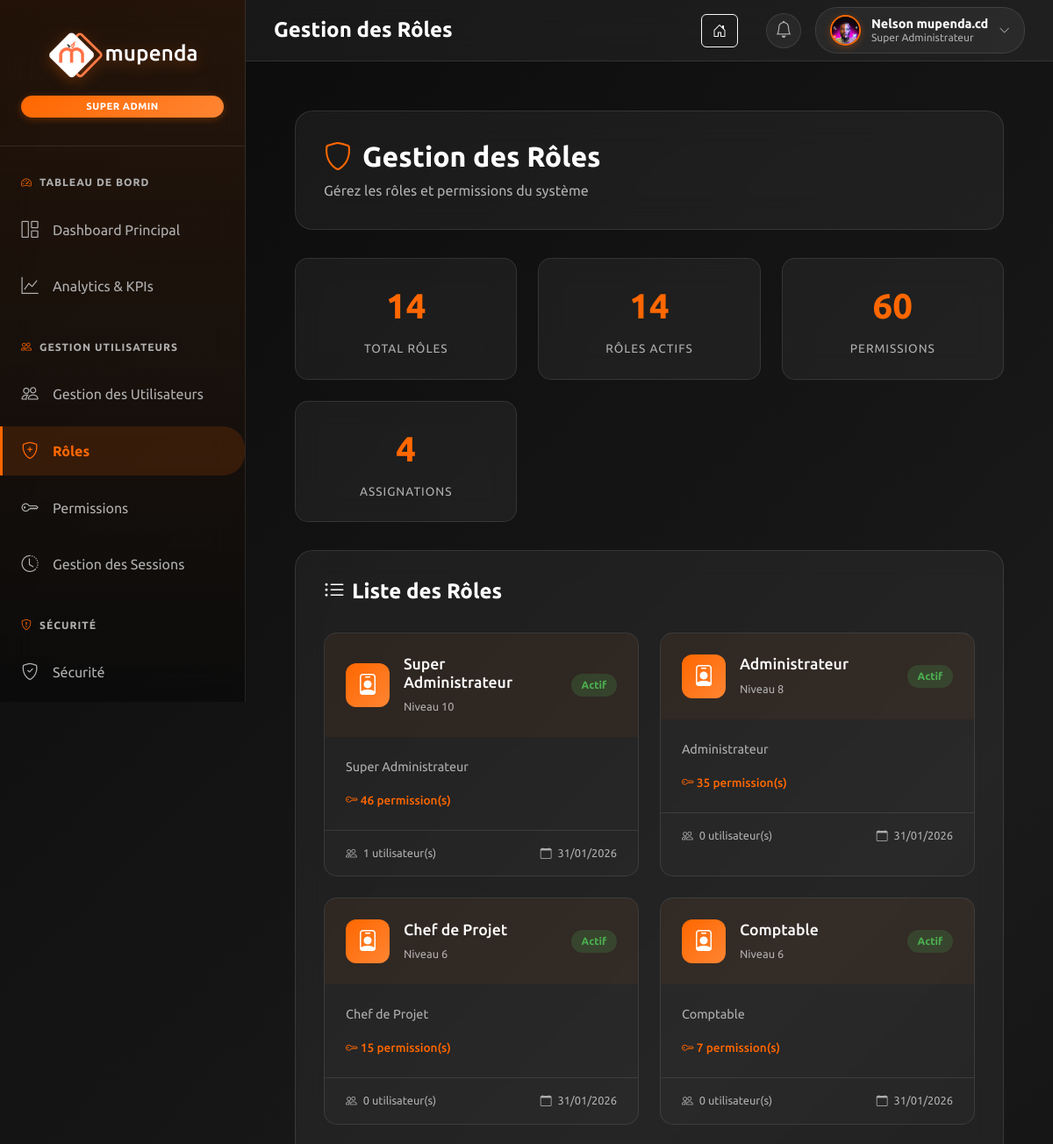
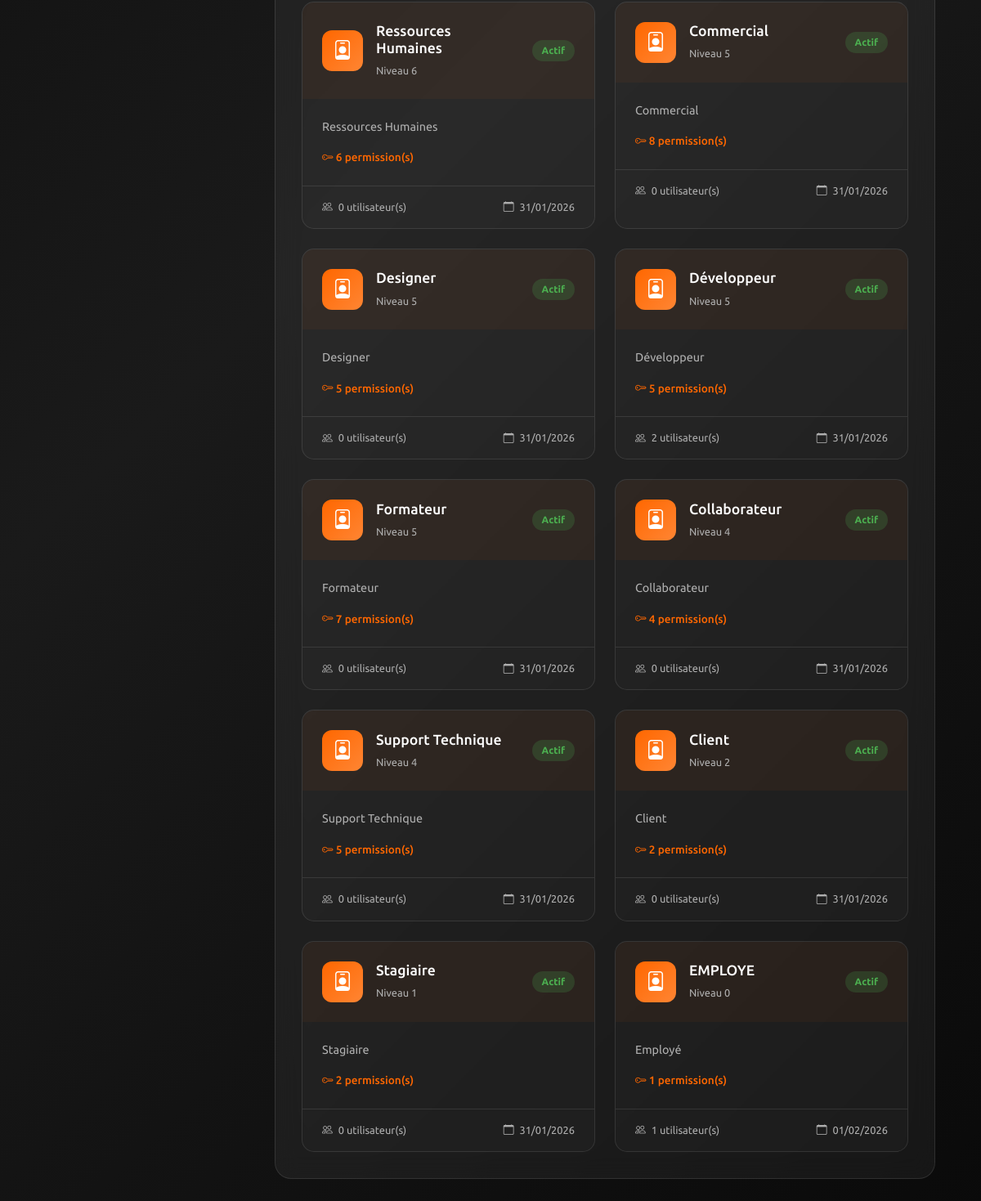
The page /dashboard/super-admin/roles/ (signed in) on the database its author committed (2 pictures, top to bottom).
### MupendaApp/models.py (models this page shows, shortened)
class CustomUser(AbstractUser):
    is_administrateur = models.BooleanField(default=False)
    is_utilisateur = models.BooleanField(default=True)
    photo_profil = models.ImageField(upload_to="static/images", blank=True, null=True)
    telephone = models.CharField(max_length=20, blank=True, null=True)
    date_embauche = models.DateField(blank=True, null=True)
    est_actif = models.BooleanField(default=True)
    derniere_connexion = models.DateTimeField(blank=True, null=True)
    tentative_echec = models.IntegerField(default=0)
    bloque_jusqua = models.DateTimeField(blank=True, null=True)
    pref_email_notifications = models.BooleanField(default=True, verbose_name="Notifications par email")
    pref_dark_mode = models.BooleanField(default=False, verbose_name="Mode sombre")
    def is_super_admin(self):
        return self.user_roles.filter(
            role__nom='SUPER_ADMIN',
            est_actif=True
        ).exists()

class Role(models.Model):
    ROLE_CHOICES = [
        ('SUPER_ADMIN', 'Super Administrateur'),
        ('ADMINISTRATEUR', 'Administrateur'),
        ('CHEF_PROJET', 'Chef de Projet'),
        ('DEVELOPPEUR', 'Développeur'),
        ('DESIGNER', 'Designer'),
        ('COMMERCIAL', 'Commercial'),
        ('COMPTABLE', 'Comptable'),
        ('RH', 'Ressources Humaines'),
        ('SUPPORT', 'Support Technique'),
        ('CLIENT', 'Client'),
        ('COLLABORATEUR', 'Collaborateur'),
        ('FORMATEUR', 'Formateur'),
        ('STAGIAIRE', 'Stagiaire'),
    ]
    nom = models.CharField(max_length=50, choices=ROLE_CHOICES, unique=True)
    description = models.TextField(blank=True, null=True)
    niveau_hierarchique = models.IntegerField(default=0)  # 0 = plus bas, 10 = plus haut
    est_actif = models.BooleanField(default=True)
    date_creation = models.DateTimeField(auto_now_add=True)
    permissions = models.ManyToManyField(Permission, blank=True, related_name='roles')
    class Meta:
        ordering = ['-niveau_hierarchique', 'nom']

### MupendaApp/views.py (the view)
# urls.py: path('dashboard/super-admin/roles/', views.super_admin_manage_roles, name="super_admin_manage_roles"),
@login_required
def super_admin_manage_roles(request):
    if not _require_roles(request, {'SUPER_ADMIN'}):
        return _forbidden(request)
    roles_qs = Role.objects.all().order_by('-niveau_hierarchique', 'nom')
    context = {
        'roles': roles_qs,
        'total_roles': roles_qs.count(),
        'active_roles': roles_qs.filter(est_actif=True).count(),
        'total_permissions': Permission.objects.count(),
        'role_assignments': UserRole.objects.filter(est_actif=True).count(),
    }
    return render(request, 'dashboard/super_admin/manage_roles.html', context)

### MupendaApp/templates/dashboard/super_admin/manage_roles.html (shortened to what this page needs)
{% extends 'dashboard/base_super_admin.html' %}
{% load static %}
{% block page_title %}
<h1 class="page-title">Gestion des Rôles</h1>
{% endblock %}
{% block content %}
<div class="roles-management-container">
    <div class="dashboard-header">
        <h1 class="dashboard-title">
            <i class="bi bi-shield"></i>
            Gestion des Rôles
        </h1>
        <p class="dashboard-description">
            Gérez les rôles et permissions du système
        </p>
    </div>
    <div class="stats-grid">
        <div class="stat-card">
            <div class="stat-number">{{ total_roles }}</div>
            <div class="stat-label">Total Rôles</div>
        </div>
        <div class="stat-card">
            <div class="stat-number">{{ active_roles }}</div>
            <div class="stat-label">Rôles Actifs</div>
        </div>
        <div class="stat-card">
            <div class="stat-number">{{ total_permissions }}</div>
            <div class="stat-label">Permissions</div>
        </div>
        <div class="stat-card">
            <div class="stat-number">{{ role_assignments }}</div>
            <div class="stat-label">Assignations</div>
        </div>
    </div>
    <div class="roles-table-container">
        <div class="table-header">
            <h2 class="table-title">
                <i class="bi bi-list-ul"></i>
                Liste des Rôles
            </h2>
        </div>
        <div class="roles-grid">
            {% for role in roles %}
            <div class="role-card">
                <div class="role-header">
                    <div class="role-icon">
                        <i class="bi bi-person-badge"></i>
                    </div>
                    <div class="role-info">
                        <h3>{{ role.get_nom_display }}</h3>
                        <span class="role-level">Niveau {{ role.niveau_hierarchique }}</span>
                    </div>
                    <div class="role-status {% if role.est_actif %}active{% else %}inactive{% endif %}">
                        {% if role.est_actif %}Actif{% else %}Inactif{% endif %}
                    </div>
                </div>
                <div class="role-body">
                    <p class="role-description">{{ role.description|default:"Aucune description" }}</p>
                    <div class="role-permissions">
                        <span class="permission-count">
                            <i class="bi bi-key"></i>
                            {{ role.permissions.count }} permission(s)
                        </span>
                    </div>
                </div>
                <div class="role-footer">
                    <span class="role-users">
                        <i class="bi bi-people"></i>
                        {{ role.role_users.filter.count }} utilisateur(s)
                    </span>
                    <span class="role-date">
                        <i class="bi bi-calendar"></i>
                        {{ role.date_creation|date:"d/m/Y" }}
                    </span>
                </div>
            </div>
            {% empty %}
            <div class="empty-state">
                <i class="bi bi-inbox"></i>
                <p>Aucun rôle trouvé</p>
            </div>
            {% endfor %}
        </div>
    </div>
</div>
{% endblock %}

### MupendaApp/templates/dashboard/base_super_admin.html (shortened to what this page needs)
{% load static %}
<!DOCTYPE html>
<html lang="fr">
<head>
    <link href="https://cdn.jsdelivr.net/npm/bootstrap@5.3.3/dist/css/bootstrap.min.css" rel="stylesheet">
    <link rel="stylesheet" href="https://cdn.jsdelivr.net/npm/bootstrap-icons@1.13.1/font/bootstrap-icons.min.css">
</head>
<body>
    <div class="dashboard-container">
        <aside class="sidebar" id="sidebar">
            <div class="sidebar-header">
                <img src="{% static 'images/White Mupenda Company.png' %}" alt="Mupenda Company" class="sidebar-logo">
                <div class="super-admin-badge">Super Admin</div>
            </div>
            <nav>
                <div class="menu-section">
                    <div class="menu-section-title">
                        <i class="bi bi-speedometer2"></i>
                        Tableau de Bord
                    </div>
                    <ul class="sidebar-menu">
                        <li class="sidebar-menu-item">
                            <a href="{% url 'super_admin_dashboard' %}" class="sidebar-menu-link {% if request.resolver_match.url_name == 'super_admin_dashboard' %}active{% endif %}">
                                <i class="bi bi-grid-1x2 sidebar-menu-icon"></i>
                                Dashboard Principal
                            </a>
                        </li>
                        <li class="sidebar-menu-item">
                            <a href="{% url 'analytics_center' %}" class="sidebar-menu-link {% if request.resolver_match.url_name == 'analytics_center' %}active{% endif %}">
                                <i class="bi bi-graph-up sidebar-menu-icon"></i>
                                Analytics & KPIs
                            </a>
                        </li>
                    </ul>
                </div>
                <div class="menu-section">
                    <div class="menu-section-title">
                        <i class="bi bi-people"></i>
                        Gestion Utilisateurs
                    </div>
                    <ul class="sidebar-menu">
                        <li class="sidebar-menu-item">
                            <a href="{% url 'super_admin_manage_users' %}" class="sidebar-menu-link {% if request.resolver_match.url_name == 'super_admin_manage_users' %}active{% endif %}">
                                <i class="bi bi-people sidebar-menu-icon"></i>
                                Gestion des Utilisateurs
                            </a>
                        </li>
                        <li class="sidebar-menu-item">
                            <a href="{% url 'super_admin_manage_roles' %}" class="sidebar-menu-link {% if request.resolver_match.url_name == 'super_admin_manage_roles' %}active{% endif %}">
                                <i class="bi bi-shield-plus sidebar-menu-icon"></i>
                                Rôles
                            </a>
                        </li>
                        <li class="sidebar-menu-item">
                            <a href="{% url 'super_admin_manage_permissions' %}" class="sidebar-menu-link {% if request.resolver_match.url_name == 'super_admin_manage_permissions' %}active{% endif %}">
                                <i class="bi bi-key sidebar-menu-icon"></i>
                                Permissions
                            </a>
                        </li>
                        <li class="sidebar-menu-item">
                            <a href="{% url 'sessions_management' %}" class="sidebar-menu-link {% if request.resolver_match.url_name == 'sessions_management' %}active{% endif %}">
                                <i class="bi bi-clock-history sidebar-menu-icon"></i>
                                Gestion des Sessions
                            </a>
                        </li>
                    </ul>
                </div>
                <div class="menu-section">
                    <div class="menu-section-title">
                        <i class="bi bi-shield-exclamation"></i>
                        Sécurité
                    </div>
                    <ul class="sidebar-menu">
                        <li class="sidebar-menu-item">
                            <a href="{% url 'security_dashboard' %}" class="sidebar-menu-link {% if request.resolver_match.url_name == 'security_dashboard' %}active{% endif %}">
                                <i class="bi bi-shield-check sidebar-menu-icon"></i>
                                Sécurité
                            </a>
                        </li>
                    </ul>
                </div>
            </nav>
        </aside>
        <header class="top-header">
            <div class="top-header-left">
                {% block page_title %}{% endblock %}
            </div>
            <div class="top-header-right">
                <a href="{% url 'index' %}" class="btn btn-outline-light me-3" title="Retour au site">
                    <i class="bi bi-house-door"></i>
                </a>
                <div class="notification-wrapper">
                    <button class="notification-btn" id="notificationBtn" onclick="toggleNotificationDropdown(event)">
                        <i class="bi bi-bell"></i>
                    </button>
                </div>
                <div class="top-profile-section">
                    <div class="top-profile" onclick="toggleTopProfileDropdown()">
                        <img src="{% if user.photo_profil %}{{ user.photo_profil.url }}{% else %}{% static 'images/default-avatar.png' %}{% endif %}" alt="User Avatar" class="top-avatar" id="topAvatar">
                        <div class="top-user-details">
                            <h4 class="top-user-name">{{ user.get_full_name|default:user.username }}</h4>
                            <p class="top-user-role">Super Administrateur</p>
                        </div>
                        <i class="bi bi-chevron-down top-chevron" id="topProfileDropdownIcon"></i>
                    </div>
                </div>
            </div>
        </header>
        <main class="main-content" style="margin-left: 280px; flex: 1; padding: 2rem;">
            {% block content %}
            {% endblock %}
        </main>
    </div>
</body>
</html>

### rows shown on the page
CustomUser: photo_profil (picture), get_full_name "Nelson mupenda.cd"
Role: nom "Super Administrateur", niveau_hierarchique "10", est_actif "Actif", description "Super Administrateur", permissions.count "46", role_users.filter.count "1", date_creation "31/01/2026"
Role: nom "Administrateur", niveau_hierarchique "8", est_actif "Actif", description "Administrateur", permissions.count "35", role_users.filter.count "0", date_creation "31/01/2026"
Role: nom "Chef de Projet", niveau_hierarchique "6", est_actif "Actif", description "Chef de Projet", permissions.count "15", role_users.filter.count "0", date_creation "31/01/2026"
Role: nom "Comptable", niveau_hierarchique "6", est_actif "Actif", description "Comptable", permissions.count "7", role_users.filter.count "0", date_creation "31/01/2026"
Role: nom "Ressources Humaines", niveau_hierarchique "6", est_actif "Actif", description "Ressources Humaines", permissions.count "6", role_users.filter.count "0", date_creation "31/01/2026"
Role: nom "Commercial", niveau_hierarchique "5", est_actif "Actif", description "Commercial", permissions.count "8", role_users.filter.count "0", date_creation "31/01/2026"
Role: nom "Designer", niveau_hierarchique "5", est_actif "Actif", description "Designer", permissions.count "5", role_users.filter.count "0", date_creation "31/01/2026"
Role: nom "Développeur", niveau_hierarchique "5", est_actif "Actif", description "Développeur", permissions.count "5", role_users.filter.count "2", date_creation "31/01/2026"
Role: nom "Formateur", niveau_hierarchique "5", est_actif "Actif", description "Formateur", permissions.count "7", role_users.filter.count "0", date_creation "31/01/2026"
Role: nom "Collaborateur", niveau_hierarchique "4", est_actif "Actif", description "Collaborateur", permissions.count "4", role_users.filter.count "0", date_creation "31/01/2026"
Role: nom "Support Technique", niveau_hierarchique "4", est_actif "Actif", description "Support Technique", permissions.count "5", role_users.filter.count "0", date_creation "31/01/2026"
Role: nom "Client", niveau_hierarchique "2", est_actif "Actif", description "Client", permissions.count "2", role_users.filter.count "0", date_creation "31/01/2026"
Role: nom "Stagiaire", niveau_hierarchique "1", est_actif "Actif", description "Stagiaire", permissions.count "2", role_users.filter.count "0", date_creation "31/01/2026"
Role: nom "EMPLOYE", niveau_hierarchique "0", est_actif "Actif", description "Employé", permissions.count "1", role_users.filter.count "1", date_creation "01/02/2026"

### other values the page prints
{{ total_roles }} "14"
{{ active_roles }} "14"
{{ total_permissions }} "60"
{{ role_assignments }} "4"
